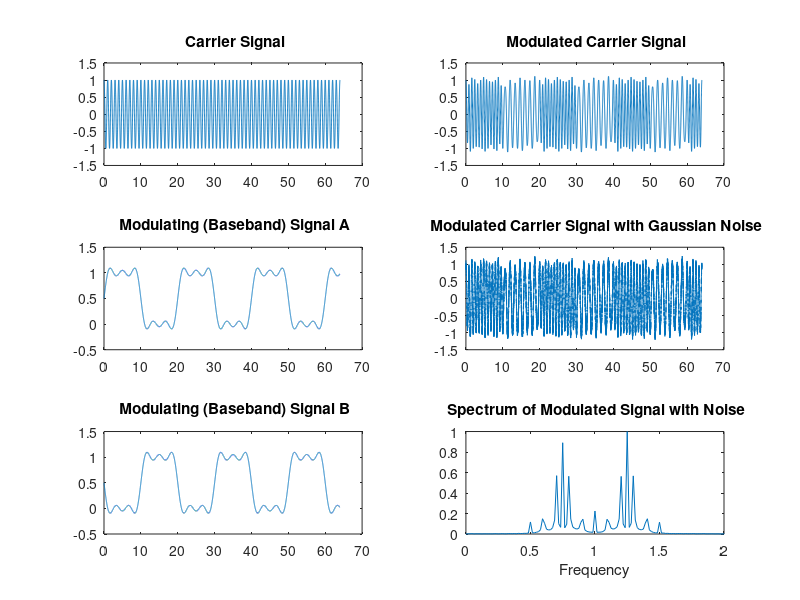

Recreate this plot in MATLAB.
% Binary Frequency Shift Keying (BFSK) function
function BFSK (fd, S, BW, SNR)
% BW defines the bandwidth, 0 = infinite, 1,2,3,... = number of freq components 
% SNR deifnes the signal to noise ratio in dB.  If SNR < 0, no noise
% S is the signaling rate wrt normalized carrier freqency, fc = 1
% Default values of function input parameters
if nargin < 4   SNR = 10;   end
if nargin < 3   BW = 3;  end
if nargin < 2   S = 0.1;  end
if nargin < 1   fd = 0.25; end

N = 2^14;    % total number of data points (power of 2)
i = [0:N-1]; % index for data points
M = 256;     % number of data points per carrier cycle
t = i/M;     % time samples

% Create modulating (baseband) signal of alternating 1/0 pattern
A = sin(pi*S*t);   % sinewave with frequency of 1/2 S
if BW == 0         % infinite BW: use squarewave
    A = A>0;       % create binary signal from sinewave (signaling rate = S)
elseif BW == 1     % use single sinewave with f = S/2
    A = 0.5 + (2/pi)*A; % make signal A unipolar
elseif BW > 1      % use summation of BW sinewaves
    for k = 2:BW
        h = 2*k-1; % used to scale amplitude and frequency for each sinewave
        A = A + (1/h)*sin(pi*h*S*t); % add sinewave with f = S*h/2
    end                               
    A = 0.5 + (2/pi)*A; % make A unipolar
end


% Create B which is an inverse of A
B = 1 - A;

% Create carrier signals
fc = 1;                 % carrier frequency
fc_a = fc + fd;         % carrier frequency for signal A
fc_b = fc - fd;         % carrier frequency for signal B
c = cos(2*pi*fc*t);     % carrier signal
c_a = cos(2*pi*fc_a*t); % carrier signal for signal A
c_b = cos(2*pi*fc_b*t); % carrier signal for signal B


% Modulate carrier with baseband signal
s_a = A.*c_a;                % modulated signal A
s_b = B.*c_b;                % modulated signal B

% Combine modulated signal
s = s_a + s_b;

% Add Gaussian noise, if desired
if SNR >= 0
    swn = s + 0.5*(1/10^(SNR/10))*randn(size(s)); % add Gaussian noise
else
    swn = s; % don't add noise
end 

% Calculate the frequency spectrum of modulated signal with noise
S = fft(swn);          % FFT of modulated signal with noise
f = (i*fc*M)/N;        % Frequency range
S = abs(S);            % Magnitude of spectrum
S = S/max(S);          % Normalized magnitudes


% plot results
subplot(1,1,1); % clear previous plots

subplot(3,2,1); plot(t,c); % plot carrier
axis([xlim -1.5 1.5]);
title('{\bf Carrier Signal}')

subplot(3,2,3); plot(t,A); % plot modulating signal A
axis([xlim -.5 1.5]);
title('{\bf Modulating (Baseband) Signal A}')

subplot(3,2,5); plot(t,B); % plot modulating signal B
axis([xlim -.5 1.5]);
title('{\bf Modulating (Baseband) Signal B}')

subplot(3,2,2); plot(t,s); % plot modulated carrier
axis([xlim -1.5 1.5]);
title('{\bf Modulated Carrier Signal}')

subplot(3,2,4); plot(t,swn); % plot modulated carrier w/noise
axis([xlim -1.5 1.5]);
title('{\bf Modulated Carrier Signal with Gaussian Noise}')

subplot(3,2,6); plot(f,S);   % plot spectrum of modulated carrier
axis([0 2*fc ylim]);
title('{\bf Spectrum of Modulated Signal with Noise}')
xlabel('Frequency')
disp('done');